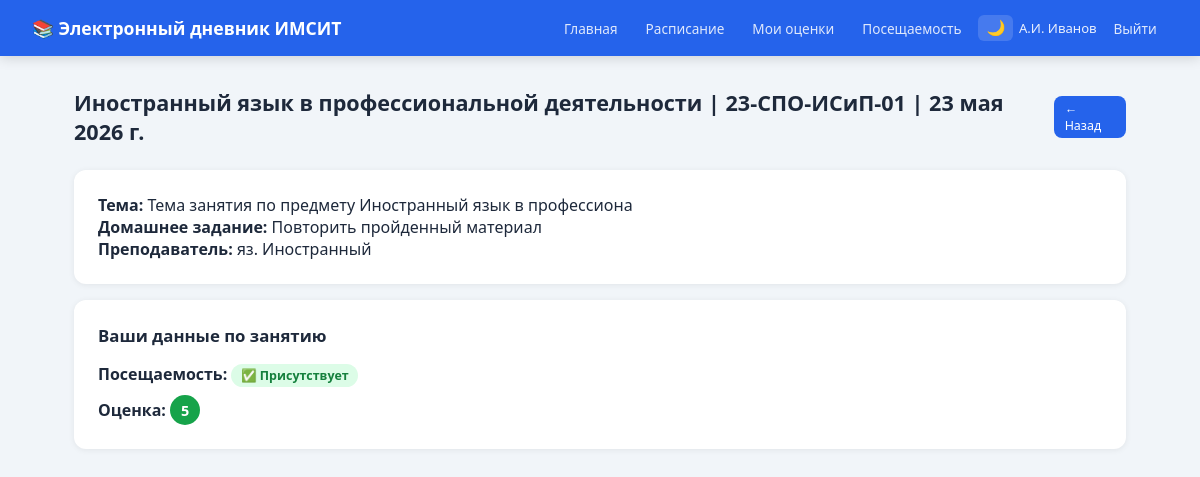
Page /journal/46/ (signed in) on the committed database.
### users/models.py (models this page shows, shortened)
class User(AbstractUser):
    ROLE_ADMIN   = 'admin'
    ROLE_TEACHER = 'teacher'
    ROLE_STUDENT = 'student'
    ROLE_PARENT  = 'parent'
    ROLES = [
        (ROLE_ADMIN,   'Администратор'),
        (ROLE_TEACHER, 'Преподаватель'),
        (ROLE_STUDENT, 'Студент'),
        (ROLE_PARENT,  'Родитель'),
    ]
    role = models.CharField(
        max_length=10,
        choices=ROLES,
        default=ROLE_STUDENT,
        verbose_name='Роль'
    )
    class Meta:
        verbose_name = 'Пользователь'
        verbose_name_plural = 'Пользователи'
    @property
    def is_teacher(self):  return self.role == self.ROLE_TEACHER
    @property
    def is_student(self):  return self.role == self.ROLE_STUDENT

### journal/models.py (models this page shows, shortened)
class Lesson(models.Model):
    classroom = models.ForeignKey(ClassRoom, on_delete=models.CASCADE, verbose_name='Группа')
    subject   = models.ForeignKey(Subject,   on_delete=models.CASCADE, verbose_name='Предмет')
    teacher   = models.ForeignKey(
        settings.AUTH_USER_MODEL, on_delete=models.CASCADE,
        related_name='lessons', verbose_name='Преподаватель',
        limit_choices_to={'role': 'teacher'}
    )
    date          = models.DateField(verbose_name='Дата')
    period_number = models.PositiveSmallIntegerField(default=1, verbose_name='Номер пары')
    topic         = models.CharField(max_length=255, blank=True, verbose_name='Тема занятия')
    homework      = models.TextField(blank=True, verbose_name='Домашнее задание')
    class Meta:
        verbose_name = 'Занятие'
        verbose_name_plural = 'Занятия'
        ordering = ['date', 'period_number']

class Subject(models.Model):
    name = models.CharField(max_length=200, verbose_name='Название')
    class Meta:
        verbose_name = 'Предмет'
        verbose_name_plural = 'Предметы'
        ordering = ['name']
    def __str__(self):
        return self.name

class ClassRoom(models.Model):
    name     = models.CharField(max_length=30, verbose_name='Группа')
    students = models.ManyToManyField(
        settings.AUTH_USER_MODEL, blank=True,
        related_name='classrooms', verbose_name='Студенты',
        limit_choices_to={'role': 'student'}
    )
    class Meta:
        verbose_name = 'Группа'
        verbose_name_plural = 'Группы'
        ordering = ['name']
    def __str__(self):
        return self.name

class Attendance(models.Model):
    STATUS_PRESENT = 'P'
    STATUS_ABSENT  = 'A'
    STATUS_LATE    = 'L'
    STATUS_CHOICES = [
        (STATUS_PRESENT, '✅ Присутствует'),
        (STATUS_ABSENT,  '❌ Отсутствует'),
        (STATUS_LATE,    '⏰ Опоздал'),
    ]
    lesson  = models.ForeignKey(Lesson, on_delete=models.CASCADE, related_name='attendance', verbose_name='Занятие')
    student = models.ForeignKey(
        settings.AUTH_USER_MODEL, on_delete=models.CASCADE,
        related_name='attendance', verbose_name='Студент',
        limit_choices_to={'role': 'student'}
    )
    status = models.CharField(max_length=1, choices=STATUS_CHOICES, default=STATUS_PRESENT, verbose_name='Статус')
    note   = models.CharField(max_length=255, blank=True, verbose_name='Примечание')
    class Meta:
        verbose_name = 'Посещаемость'
        verbose_name_plural = 'Посещаемость'
        unique_together = ('lesson', 'student')

class Grade(models.Model):
    GRADE_CHOICES = [(i, str(i)) for i in range(1, 6)]
    lesson  = models.ForeignKey(Lesson, on_delete=models.CASCADE, related_name='grades', verbose_name='Занятие')
    student = models.ForeignKey(
        settings.AUTH_USER_MODEL, on_delete=models.CASCADE,
        related_name='grades', verbose_name='Студент',
        limit_choices_to={'role': 'student'}
    )
    value      = models.PositiveSmallIntegerField(choices=GRADE_CHOICES, verbose_name='Оценка')
    comment    = models.CharField(max_length=255, blank=True, verbose_name='Комментарий')
    created_at = models.DateTimeField(auto_now_add=True)
    class Meta:
        verbose_name = 'Оценка'
        verbose_name_plural = 'Оценки'
        unique_together = ('lesson', 'student')

### journal/views.py (the view, shortened to what this page needs)
# urls.py: path('journal/<int:pk>/',      views.lesson_detail, name='lesson_detail'),
@login_required
def lesson_detail(request, pk):
    lesson   = get_object_or_404(Lesson, pk=pk)
    students = lesson.classroom.students.all().order_by('last_name', 'first_name')
    grades_map     = {g.student_id: g for g in Grade.objects.filter(lesson=lesson)}
    attendance_map = {a.student_id: a for a in Attendance.objects.filter(lesson=lesson)}
    return render(request, 'journal/lesson_detail.html', {
        'lesson': lesson,
        'students': students,
        'grades_map': grades_map,
        'attendance_map': attendance_map,
    })

### journal/templatetags/journal_tags.py (called while the page is built)
@register.filter
def get_item(dictionary, key):
    return dictionary.get(key)

### templates/journal/lesson_detail.html (shortened to what this page needs)
{% extends "base.html" %}
{% load journal_tags %}
{% block content %}
<div class="page-header">
  <h1>{{ lesson.subject }} | {{ lesson.classroom }} | {{ lesson.date }}</h1>
  <a href="/journal/" class="btn btn-sm btn-primary">← Назад</a>
</div>
<div class="card" style="margin-bottom:1rem">
  <b>Тема:</b> {{ lesson.topic|default:"не указана" }}<br>
  <b>Домашнее задание:</b> {{ lesson.homework|default:"не задано" }}<br>
  <b>Преподаватель:</b> {{ lesson.teacher.get_full_name|default:lesson.teacher.username }}
</div>
{% if user.is_teacher or user.is_staff %}
<form method="post">
  {% csrf_token %}
  <div class="card">
    <div class="card-title">Журнал занятия</div>
    <table>
      <thead>
        <tr>
          <th>Студент</th>
          <th>Посещаемость</th>
          <th>Оценка (1–5)</th>
          <th>Комментарий</th>
        </tr>
      </thead>
      <tbody>
      {% for student in students %}
      {% with g=grades_map|get_item:student.id a=attendance_map|get_item:student.id %}
      <tr>
        <td><b>{{ student.last_name }}</b> {{ student.first_name }}</td>
        <td>
          <div class="att-radio-group">
            <input type="radio" name="att_{{ student.id }}" id="p_{{ student.id }}" value="P" {% if not a or a.status == 'P' %}checked{% endif %}>
            <label for="p_{{ student.id }}" class="p">✅ Присут.</label>
            <input type="radio" name="att_{{ student.id }}" id="l_{{ student.id }}" value="L" {% if a and a.status == 'L' %}checked{% endif %}>
            <label for="l_{{ student.id }}" class="l">⏰ Опоздал</label>
            <input type="radio" name="att_{{ student.id }}" id="a_{{ student.id }}" value="A" {% if a and a.status == 'A' %}checked{% endif %}>
            <label for="a_{{ student.id }}" class="a">❌ Отсутст.</label>
          </div>
        </td>
        <td>
          <input class="grade-input" type="number" name="grade_{{ student.id }}" min="1" max="5"
            value="{% if g %}{{ g.value }}{% endif %}">
        </td>
        <td>
          <input class="form-control" style="max-width:200px" type="text"
            name="comment_{{ student.id }}" placeholder="Комментарий"
            value="{% if g %}{{ g.comment }}{% endif %}">
        </td>
      </tr>
      {% endwith %}
      {% empty %}
      <tr><td colspan="4" style="color:var(--muted)">В группе нет студентов</td></tr>
      {% endfor %}
      </tbody>
    </table>
    {% if students %}
    <div style="margin-top:1rem">
      <button type="submit" class="btn btn-success">💾 Сохранить</button>
    </div>
    {% endif %}
  </div>
</form>
{% else %}
<div class="card">
  <div class="card-title">Ваши данные по занятию</div>
  {% with g=grades_map|get_item:user.id a=attendance_map|get_item:user.id %}
  <p><b>Посещаемость:</b>
    {% if a %}<span class="att-badge att-{{ a.status }}">{{ a.get_status_display }}</span>{% else %}—{% endif %}
  </p>
  <p style="margin-top:.5rem"><b>Оценка:</b>
    {% if g %}<span class="badge badge-{{ g.value }}">{{ g.value }}</span> {{ g.comment }}{% else %}—{% endif %}
  </p>
  {% endwith %}
</div>
{% endif %}
{% endblock %}

### templates/base.html (shortened to what this page needs)
<!DOCTYPE html>
<html lang="ru" data-theme="light">
<head>
  <link rel="stylesheet" href="/static/css/style.css">
</head>
<body>
<nav class="navbar">
  <a class="navbar-brand" href="/">📚 Электронный дневник ИМСИТ</a>
  <div class="navbar-nav">
    <a href="/">Главная</a>
    <a href="/schedule/">Расписание</a>
    {% if user.is_student %}
      <a href="/grades/">Мои оценки</a>
      <a href="/attendance/">Посещаемость</a>
    {% endif %}
    <button class="theme-toggle" onclick="toggleTheme()" title="Сменить тему">🌙</button>
    <span class="navbar-user">
      {{ user.get_full_name|default:user.username }}
    </span>
    <a href="/logout/">Выйти</a>
  </div>
</nav>
<div class="container animate-in">
  {% block content %}{% endblock %}
</div>
</body>
</html>

### static/css/style.css (style rules this page uses)
:root, [data-theme="light"] { --primary: #2563eb; --primary-dark: #1d4ed8; --success: #16a34a; --danger: #dc2626; --warning: #d97706; --bg: #f1f5f9; --card: #ffffff; --text: #1e293b; --muted: #64748b; --border: #e2e8f0; --navbar-bg: #2563eb; --table-header: #f8fafc; --table-hover: #f0f4ff; --input-bg: #ffffff; }
* { box-sizing: border-box; margin: 0; padding: 0; }
body { font-family: 'Segoe UI', Arial, sans-serif; background: var(--bg); color: var(--text); min-height: 100vh; transition: background .3s, color .3s; }
.animate-in { animation: fadeIn .5s ease both; }
.card, .stat-card { opacity: 0; transform: translateY(16px); transition: opacity .4s ease, transform .4s ease, box-shadow .2s; }
.card.visible, .stat-card.visible { opacity: 1; transform: translateY(0); }
.navbar { background: var(--navbar-bg); color: #fff; padding: 0 2rem; display: flex; align-items: center; justify-content: space-between; height: 56px; box-shadow: 0 2px 12px rgba(0,0,0,.15); position: sticky; top: 0; z-index: 100; }
.navbar-brand { font-size: 1.1rem; font-weight: 700; color: #fff; text-decoration: none; }
.navbar-nav { display: flex; gap: .35rem; align-items: center; flex-wrap: wrap; }
.navbar-nav a { color: rgba(255,255,255,.85); text-decoration: none; padding: .3rem .7rem; border-radius: 6px; font-size: .85rem; transition: background .15s, color .15s; }
.navbar-user { font-size: .82rem; opacity: .9; display: flex; align-items: center; gap: .35rem; }
.theme-toggle { background: rgba(255,255,255,.15); border: none; border-radius: 6px; padding: .28rem .5rem; font-size: .95rem; cursor: pointer; transition: background .15s; }
.container { max-width: 1100px; margin: 2rem auto; padding: 0 1.5rem; }
.card { background: var(--card); border-radius: 12px; box-shadow: 0 1px 6px rgba(0,0,0,.07); padding: 1.5rem; margin-bottom: 1.5rem; }
.card-title { font-size: 1.05rem; font-weight: 600; margin-bottom: 1rem; }
.badge { display: inline-flex; align-items: center; justify-content: center; width: 30px; height: 30px; border-radius: 50%; font-weight: 700; font-size: .9rem; color: #fff; transition: transform .2s; }
.badge-5 { background: var(--success); }
.att-badge { display: inline-block; padding: .2rem .6rem; border-radius: 20px; font-size: .78rem; font-weight: 600; }
.att-P { background: #dcfce7; color: #15803d; }
.btn { display: inline-block; padding: .48rem 1.05rem; border-radius: 8px; font-size: .88rem; font-weight: 500; cursor: pointer; border: none; text-decoration: none; transition: transform .15s, opacity .15s, box-shadow .15s; }
.btn-primary { background: var(--primary); color: #fff; }
.btn-sm { padding: .28rem .65rem; font-size: .78rem; }
.page-header { display: flex; align-items: center; justify-content: space-between; margin-bottom: 1.5rem; }
.page-header h1 { font-size: 1.35rem; font-weight: 700; }

### rows in the picture
User: get_full_name "А.И. Иванов"
Lesson: subject "Иностранный язык в профессиональной деятельности", classroom "23-СПО-ИСиП-01", date "23 мая 2026 г.", topic "Тема занятия по предмету Иностранный язык в профессиона", homework "Повторить пройденный материал", teacher.get_full_name "яз. Иностранный"
Attendance: status "✅ Присутствует"
Grade: value "5"
